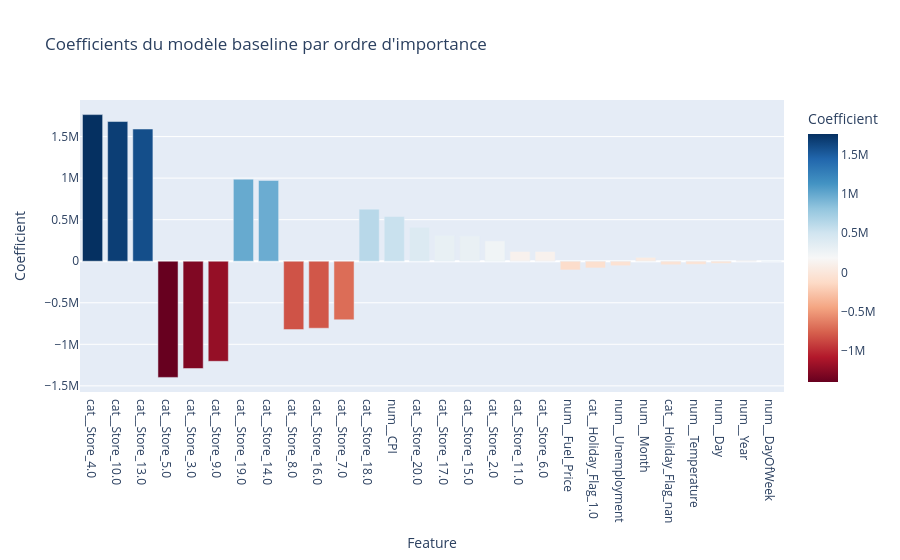

The notebook cell this image was saved under:
### Code cell
fig = px.bar(coefficients,
             x="Feature",
             y="Coefficient",
             title="Coefficients du modèle baseline par ordre d'importance",
             color="Coefficient",
             color_continuous_scale="RdBu")
fig.show()

### Figure 1 — Plotly figure (JSON) as saved in the notebook; plotly's stock layout.template omitted (floating-point values rounded to 4 significant figures)
{"data": [{"alignmentgroup": "True", "hovertemplate": "Feature=%{x}<br>Coefficient=%{marker.color}<extra></extra>", "legendgroup": "", "marker": {"color": [1764000.0, 1681000.0, 1591000.0, -1398000.0, -1291000.0, -1205000.0, 987500.0, 971800.0, -823100.0, -806600.0, -704900.0, 626700.0, 538400.0, 409200.0, 307600.0, 303000.0, 243600.0, 117400.0, 116300.0, -105100.0, -80770.0, -54450.0, 46520.0, -43180.0, -38630.0, -26770.0, 8776.0, 0], "coloraxis": "coloraxis", "pattern": {"shape": ""}}, "name": "", "offsetgroup": "", "orientation": "v", "showlegend": false, "textposition": "auto", "type": "bar", "x": ["cat__Store_4.0", "cat__Store_10.0", "cat__Store_13.0", "cat__Store_5.0", "cat__Store_3.0", "cat__Store_9.0", "cat__Store_19.0", "cat__Store_14.0", "cat__Store_8.0", "cat__Store_16.0", "cat__Store_7.0", "cat__Store_18.0", "num__CPI", "cat__Store_20.0", "cat__Store_17.0", "cat__Store_15.0", "cat__Store_2.0", "cat__Store_11.0", "cat__Store_6.0", "num__Fuel_Price", "cat__Holiday_Flag_1.0", "num__Unemployment", "num__Month", "cat__Holiday_Flag_nan", "num__Temperature", "num__Day", "num__Year", "num__DayOfWeek"], "xaxis": "x", "y": [1764000.0, 1681000.0, 1591000.0, -1398000.0, -1291000.0, -1205000.0, 987500.0, 971800.0, -823100.0, -806600.0, -704900.0, 626700.0, 538400.0, 409200.0, 307600.0, 303000.0, 243600.0, 117400.0, 116300.0, -105100.0, -80770.0, -54450.0, 46520.0, -43180.0, -38630.0, -26770.0, 8776.0, 0], "yaxis": "y"}], "layout": {"barmode": "relative", "coloraxis": {"colorbar": {"title": {"text": "Coefficient"}}, "colorscale": [[0, "rgb(103,0,31)"], [0.1, "rgb(178,24,43)"], [0.2, "rgb(214,96,77)"], [0.3, "rgb(244,165,130)"], [0.4, "rgb(253,219,199)"], [0.5, "rgb(247,247,247)"], [0.6, "rgb(209,229,240)"], [0.7, "rgb(146,197,222)"], [0.8, "rgb(67,147,195)"], [0.9, "rgb(33,102,172)"], [1, "rgb(5,48,97)"]]}, "legend": {"tracegroupgap": 0}, "title": {"text": "Coefficients du modèle baseline par ordre d'importance"}, "xaxis": {"anchor": "y", "domain": [0, 1], "title": {"text": "Feature"}}, "yaxis": {"anchor": "x", "domain": [0, 1], "title": {"text": "Coefficient"}}}}
